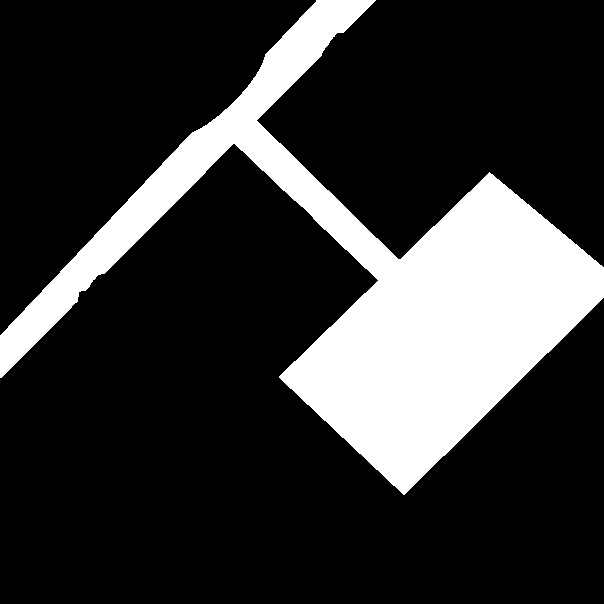
#> input picture RoadSegmentation/morphological_post_processing/test.png, 604 x 604 px
$ python test.py   (older library calls are emulated)
#> lines starting #> are read from the running program, lines starting #| are printed output that depends on the picture; after the words box and inside, x2 and y2 are one past the last pixel; in counts of white or black regions, pixels touching at a corner belong together
import numpy as np
import matplotlib.image as mpimg
import matplotlib.pyplot as plt
from scipy import ndimage
from skimage.feature import peak_local_max
from skimage.morphology import medial_axis, square, disk, binary_dilation
from skimage.filters.rank import gradient
from skimage.filters import gaussian
from sklearn.neighbors.kde import KernelDensity
from scipy.signal import argrelextrema

def get_points(arr):
    return np.array(np.where(arr)).transpose()

def minimal_skeleton(skel, dist_trans, min_distance = 20):
    h,w = skel.shape
    min_skel = skel.copy()
    peaks = peak_local_max(dist_trans, min_distance=min_distance)

    peaksy, peaksx = peaks.transpose()
    min_skel[peaksy, peaksx] = 0
    min_skel[peaksy, peaksx] = 0

    edges, num_edges = ndimage.label(min_skel, square(3))
    degree = [0 for _ in range(num_edges+1)]

    for y, x in peaks:
        for dy in (-1,0,1):
            for dx in (-1,0,1):
                if not (0 <= y+dy < h) and (0 <= x+dx < w):
                    continue
                l = edges[y+dy,x+dx]
                if l > 0:
                    degree[l] += 1
                    for dy2 in (-1,0,1):
                        for dx2 in (-1,0,1):
                            if not (0 <= y+dy+dy2 < h) and (0 <= x+dx+dx2 < w):
                                continue
                            if edges[y+dy+dy2,x+dx+dx2] == l:
                                edges[y+dy+dy2,x+dx+dx2] = 0
    for i in range(1, num_edges+1):
        if degree[i] < 2:
            min_skel[edges == i] = 0
    min_skel[peaksy, peaksx] = 1

    return min_skel

def breaking_segments(skel, dist_trans, threshold = 0.5):
    yskel, xskel = np.where(skel)
    distances = dist_trans[yskel,xskel]
    min_dist, max_dist = distances.min(), distances.max()

    kde = KernelDensity(kernel='gaussian', bandwidth=3).fit(distances.reshape(-1,1))
    s = np.linspace(min_dist, max_dist)
    e = kde.score_samples(s.reshape(-1,1))


    plt.figure(figsize=(6,6))
    plt.hist(distances, bins = 50)
    plt.xlabel('Distance to border in pixels')
    plt.ylabel('Number of pixels')
    plt.title('Histogram of distances to border')
    plt.show()

    plt.figure(figsize=(6,6))
    plt.plot(s, e)
    plt.xlabel('Distance to border in pixels')
    plt.ylabel('Density')
    plt.title('Estimated density of distances to border')
    plt.show()

    mi = argrelextrema(e, np.less)[0]

    if len(mi) < 1:
        return np.zeros(skel.shape)

    overlap = np.zeros(skel.shape, np.int)
    overlap += binary_dilation((dist_trans < s[mi[0]]), square(3))
    for i in range(1,len(mi)):
        overlap += binary_dilation((s[mi[i-1]] < dist_trans)*(s[mi[i]] > dist_trans), square(3))
    overlap += binary_dilation((dist_trans > s[mi[-1]]), square(3))

    return skel*(overlap > 1)

    smooth_dist_trans = gaussian(dist_trans, sigma=10)
    grad = gradient(smooth_dist_trans/smooth_dist_trans.max(), disk(3))
    grad = (skel*grad).astype(np.float32)/(smooth_dist_trans+1)
    return (grad > 0.5)

def reconstruct_from_skel(skel, dist_trans, num_labels = 1, smooth=0.2):

    mean_widths = [0 for _ in range(num_labels)]
    if smooth > 0:
        for label in range(1,num_labels+1):
            seg = (skel==label).astype(np.float32)
            mean_widths[label-1] = (seg*dist_trans).sum()/seg.sum()

    h, w = skel.shape
    reconstr = np.zeros(skel.shape, np.int)
    for y,x in get_points(skel):
        label = skel[y,x]
        d = int(smooth*mean_widths[label-1]+(1-smooth)*dist_trans[y,x]+0.5)
        if d<0:
            continue
        left_cut = max(0,d-x)
        right_cut = max(0,x+d-w+1)
        up_cut = max(0,d-y)
        down_cut = max(0,y+d-h+1)
        ball = disk(d)[up_cut:2*d+1-down_cut, left_cut:2*d+1-right_cut]*label
        reconstr[max(0,y-d):y+d+1,max(0,x-d):x+d+1] = np.maximum(ball,reconstr[max(0,y-d):y+d+1,max(0,x-d):x+d+1])
    return reconstr

def skeletal_dismembering(mask):

    plt.figure(figsize=(12,12))
    plt.imshow(mask)
    plt.show()

    skel, dist_trans = medial_axis(mask, return_distance=True)

    plt.figure(figsize=(12,12))
    plt.imshow(skel)
    plt.show()

    plt.figure(figsize=(12,12))
    plt.imshow(dist_trans)
    plt.show()

    min_skel = minimal_skeleton(skel, dist_trans)

    plt.figure(figsize=(12,12))
    plt.imshow(min_skel)
    plt.show()

    breaks = breaking_segments(min_skel, dist_trans)

    min_skel[breaks] = 0
    min_skel_parts, _ = ndimage.label(min_skel, square(3))

    plt.figure(figsize=(12,12))
    plt.imshow(min_skel_parts)
    plt.show()

    skel[breaks] = 0
    skel_parts, num_skel_parts = ndimage.label(skel, square(3))

    plt.figure(figsize=(12,12))
    plt.imshow(skel_parts)
    plt.show()

    reconstr = reconstruct_from_skel(skel_parts, dist_trans, num_skel_parts, smooth=0)

    plt.figure(figsize=(12,12))
    plt.imshow(reconstr)
    plt.show()

    min_skel = min_skel*skel
    return reconstr

def main():
    img = mpimg.imread("test.png")
#> img is the input picture: shape (604, 604, 4) float32; mean R, G, B, A 0.204, 0.204, 0.204, 1
    mask = (img > 0.5)[:,:,0]
#> mask: shape (604, 604) bool; 20.4% white; 1 white region, box (x1, y1, x2, y2) and area: (0, 0, 604, 495) 74560
    skeletal_dismembering(mask)
#> in skeletal_dismembering, `skel, dist_trans = medial_axis(mask, return_distance=True)`:
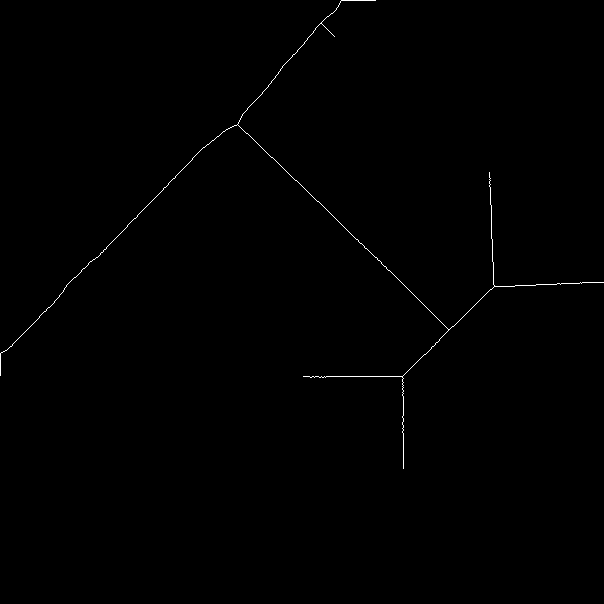
#> skel: shape (604, 604) bool; 0.32% white in thin lines or dots, all inside (x1, y1, x2, y2) = (0, 0, 604, 469)
#> in skeletal_dismembering, `skel, dist_trans = medial_axis(mask, return_distance=True)`:
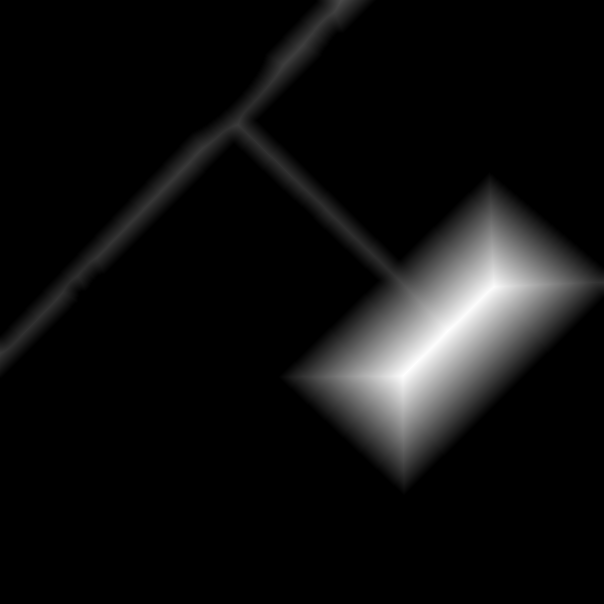
#> dist_trans: shape (604, 604) float64; min 0, max 86.27, mean 5.5; drawn with min black and max white
#> in minimal_skeleton, `peaks = peak_local_max(dist_trans, min_distance=min_distance)`: peaks = 16 rows, first 8: [329, 449], [361, 417], [293, 486], [45, 302], [124, 237], [148, 202], [168, 183], [197, 155]
#> in minimal_skeleton, `peaksy, peaksx = peaks.transpose()`: peaksy = [329, 361, 293, 45, 124, 148, 168, 197, 232, 298, 151, 170, 322, 203, 223, 251]; peaksx = [449, 417, 486, 302, 237, 202, 183, 155, 121, 57, 265, 285, 34, 320, 340, 369]
#> in minimal_skeleton, `edges, num_edges = ndimage.label(min_skel, square(3))`: edges: shape (604, 604) int32; 19 distinct labels, from 0 to 18
#> in minimal_skeleton, `edges, num_edges = ndimage.label(min_skel, square(3))`: num_edges = 18
#> the loop in minimal_skeleton, `for y, x in peaks:` made 16 passes
#> (y, x) on passes 1 to 12: (329, 449), (361, 417), (293, 486), (45, 302), (124, 237), (148, 202), (168, 183), (197, 155), (232, 121), (298, 57), (151, 265), (170, 285)
#> after the loop in minimal_skeleton, `for y, x in peaks:`:
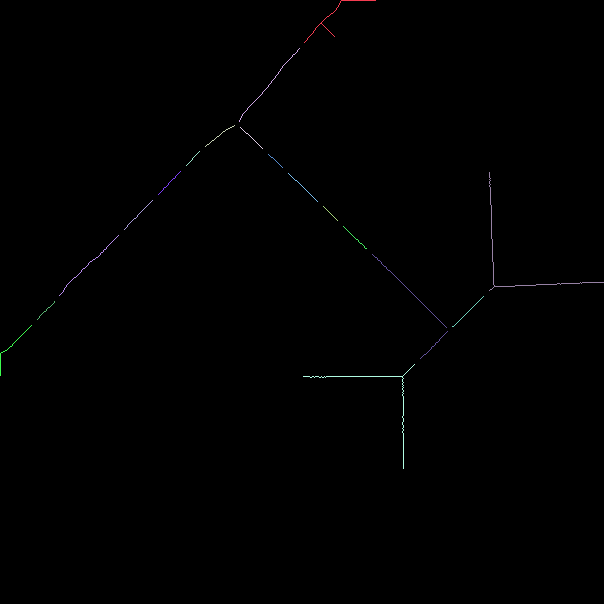
#> edges: shape (604, 604) int32; 19 distinct labels, from 0 to 18; one colour per label, 0 black
#> after the loop in minimal_skeleton, `for y, x in peaks:`: degree = [0, 1, 2, 2, 2, 2, 2, 2, 2, 1, 2, 2, 2, 2, 3, 2, 2, 1, 1]
#> after the loop in minimal_skeleton, `for i in range(1, num_edges+1):`:
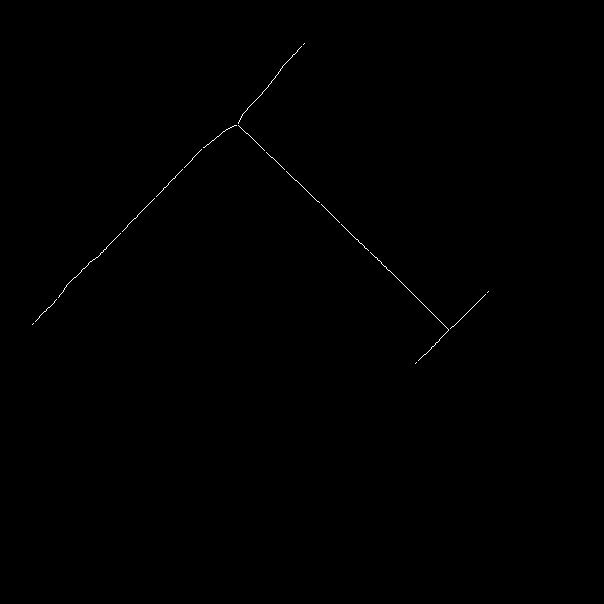
#> min_skel: shape (604, 604) bool; 0.16% white in thin lines or dots, all inside (x1, y1, x2, y2) = (32, 43, 489, 364)
#> in breaking_segments, `yskel, xskel = np.where(skel)`: yskel = 599 values from 43 to 363; xskel = 599 values, max 488 at index 449, min 32 at index 548, mean 268.1
#> in breaking_segments, `distances = dist_trans[yskel,xskel]`: distances = 599 values, max 86.27 at index 561, min 14.14 at index 429, mean 28.66
#> in breaking_segments, `min_dist, max_dist = distances.min(), distances.max()`: min_dist = 14.14; max_dist = 86.27
#> (the call stopped at in breaking_segments, `kde = KernelDensity(kernel='gaussian', bandwidth=3).fit(distances.resh..`: sklearn is not available in this run)

if __name__ == "__main__":
    main()
